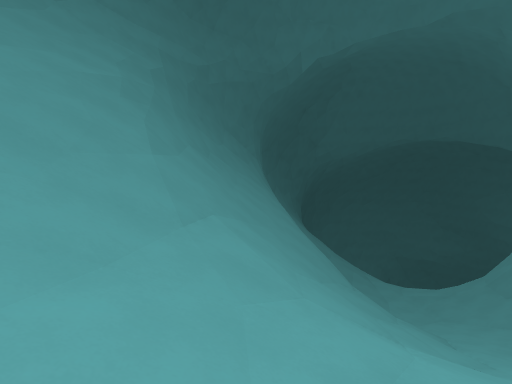
view 1 (above)

14 first-person views from a walk through a level from a Godot 3-D game. The camera is 1.4 m above the floor, tilts 6° down and sees 80° across. The floor is counted in squares, 1.98 m on a side. Each view is taken from the middle of a square. On the plan, view 1 faces up. The plan holds only what a view shows up to about 10 squares ahead; the rest is blank. The place goes on beyond the plan. Characters and animated objects are left out.

view 2
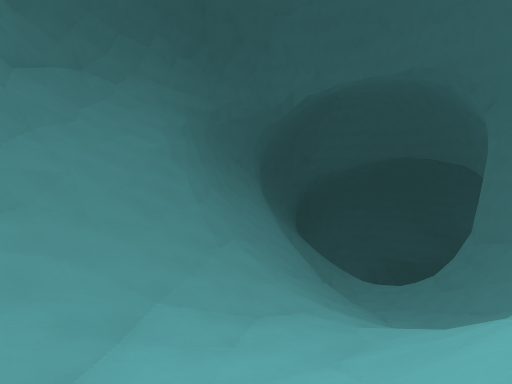

view 3
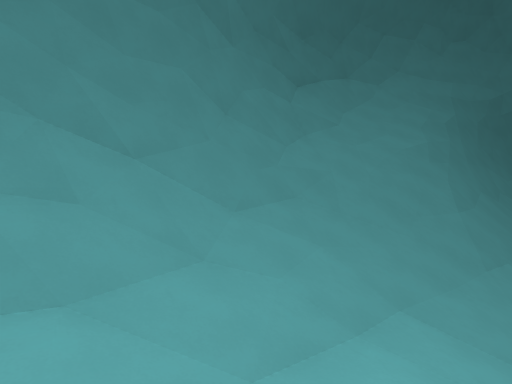

view 4
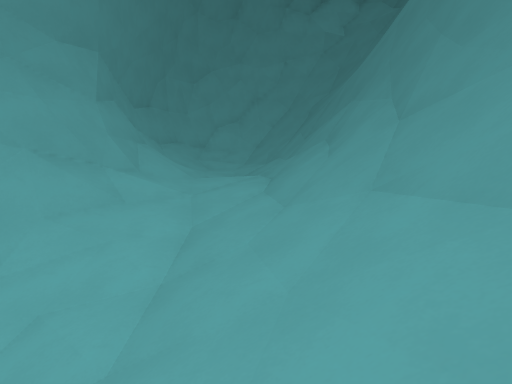

view 5
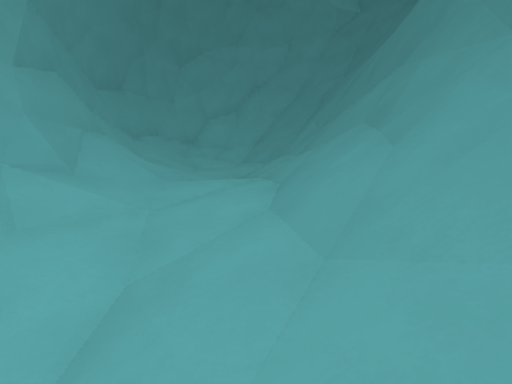

view 6
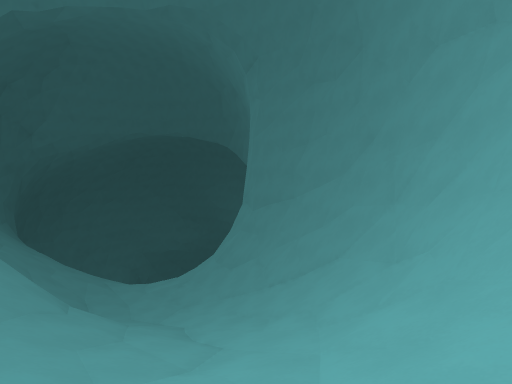

view 7
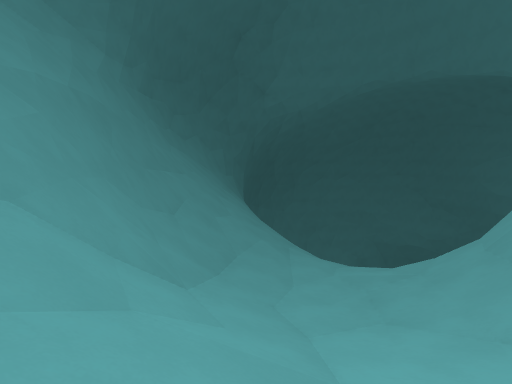

view 8
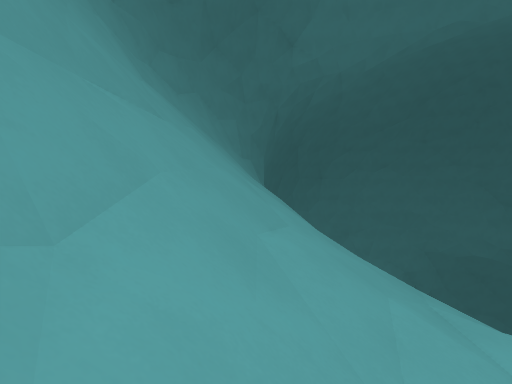

view 9
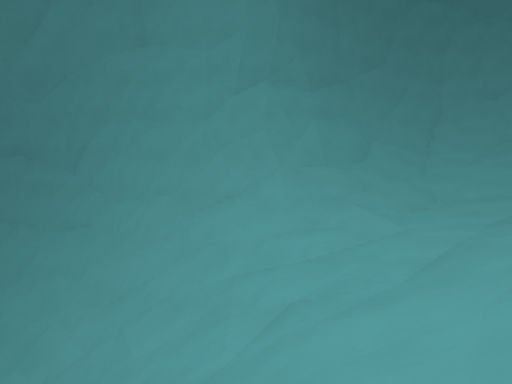

view 10
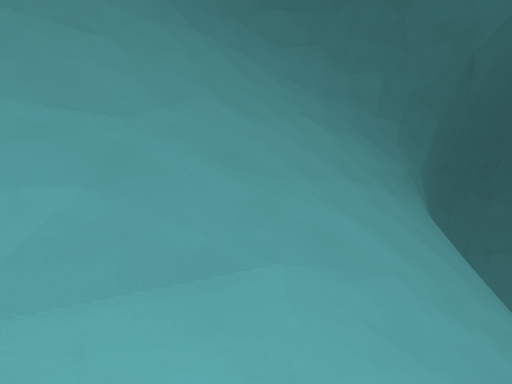

view 11
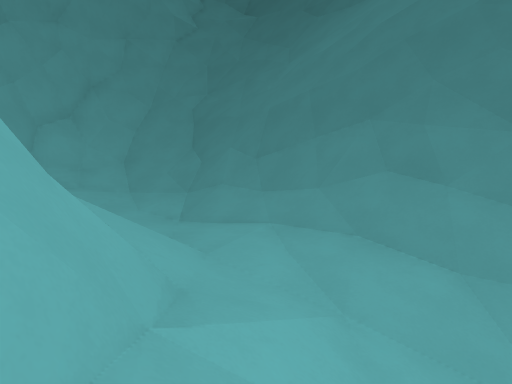

view 12
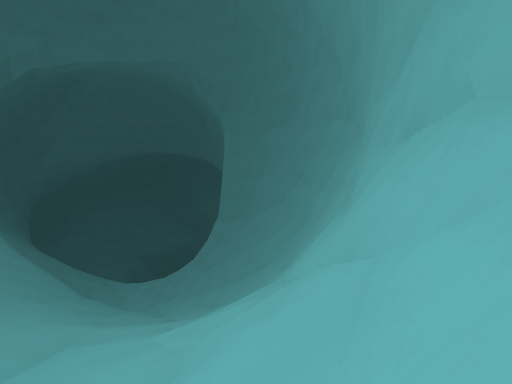

view 13
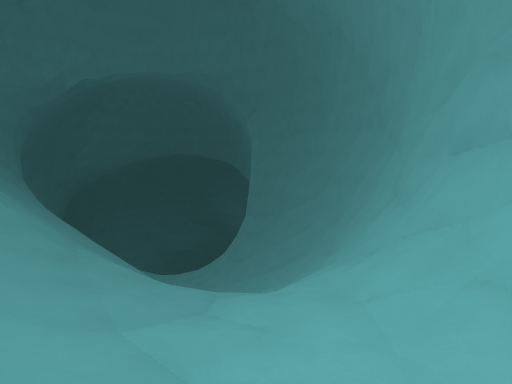

view 14
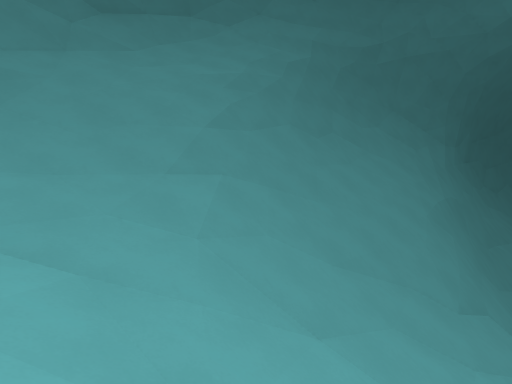

### Floor plan
Key: @ floor where view 1 was taken; # wall or solid block; . main floor; - floor 6.5 m lower than the main floor; _ floor 9.5 m lower than the main floor; < floor 16 m lower than the main floor; / step, stairs or slope; = window, fence, low wall or low ledge; ^ raised ledge; v drop or lower ground.
Columns run from 6 left of view 1 to 13 right of it. Each row starts with its distance up from view 1.
 21          #
 20         v=v
 19         #=v
 18        v#/vv
 17        #//=/v
 16        #////v    <v
 15        #/////=//vvv#
 14        ##////////##v
 13        v#////////##v
 12       =v=//__///#v
 11      vvv=//__//#v
 10    vv#/v=//_//#v
  9    =v=/v=//-//#
  8  v===///#//-//#
  7  #/==///=/////#
  6  #//=/////////=
  5  #///////////#v
  4  #///////////#v
  3  #//////////##
  2  ##////////=#
  1   #///////=v
  0   #///@//=
 -1   #//.//=v
 -2   #//.//#
 -3   #/../#
 -4  ==/../=
 -5 ^v=/../=
 -6 =v=//./#
 -7 =#=//./#
 -8 =#=////#
 -9 #==////#
-10 v=////#
-11  v####v

Positions as (right, up) in squares from view 1, and headings:
1: (0, 0), facing up
2: (0, -3), facing up
3: (0, -3), facing up-left
4: (-2, 2), facing down
5: (-2, 0), facing down
6: (1, 1), facing up-right
7: (4, 5), facing up
8: (3, 10), facing up
9: (4, 16), facing down-right
10: (6, 12), facing up-left
11: (1, -2), facing down-left
12: (0, -2), facing up-right
13: (-2, -2), facing up-right
14: (3, 1), facing up-left
